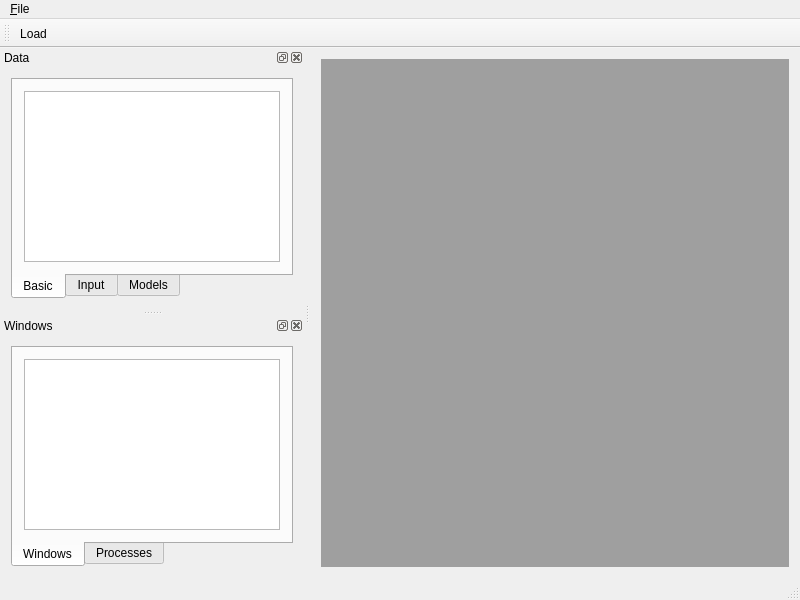
<?xml version="1.0" encoding="UTF-8"?>
<ui version="4.0">
 <class>SGMainWindow</class>
 <widget class="QMainWindow" name="SGMainWindow">
  <property name="geometry">
   <rect>
    <x>0</x>
    <y>0</y>
    <width>800</width>
    <height>600</height>
   </rect>
  </property>
  <property name="windowTitle">
   <string>SGMainWindow</string>
  </property>
  <widget class="QWidget" name="m_centralWidget">
   <layout class="QGridLayout" name="gridLayout">
    <item row="0" column="0">
     <widget class="QMdiArea" name="m_mdiArea"/>
    </item>
   </layout>
  </widget>
  <widget class="QMenuBar" name="m_menuBar">
   <property name="geometry">
    <rect>
     <x>0</x>
     <y>0</y>
     <width>800</width>
     <height>26</height>
    </rect>
   </property>
   <widget class="QMenu" name="m_menuFile">
    <property name="title">
     <string>&amp;File</string>
    </property>
    <addaction name="m_actionLoad"/>
   </widget>
   <addaction name="m_menuFile"/>
  </widget>
  <widget class="QStatusBar" name="m_statusBar"/>
  <widget class="QDockWidget" name="m_dockDataWidget">
   <property name="windowTitle">
    <string>Data</string>
   </property>
   <attribute name="dockWidgetArea">
    <number>1</number>
   </attribute>
   <widget class="QWidget" name="m_dockDataWidgetContents">
    <layout class="QGridLayout" name="gridLayout_2">
     <item row="0" column="0">
      <widget class="QTabWidget" name="m_tabDataWidget">
       <property name="tabPosition">
        <enum>QTabWidget::South</enum>
       </property>
       <property name="currentIndex">
        <number>0</number>
       </property>
       <widget class="QWidget" name="m_tabBasic">
        <attribute name="title">
         <string>Basic</string>
        </attribute>
        <layout class="QGridLayout" name="gridLayout_8">
         <item row="0" column="0">
          <widget class="QTreeWidget" name="m_treeWidgetBasic">
           <property name="frameShape">
            <enum>QFrame::StyledPanel</enum>
           </property>
           <attribute name="headerVisible">
            <bool>false</bool>
           </attribute>
           <column>
            <property name="text">
             <string notr="true">1</string>
            </property>
           </column>
          </widget>
         </item>
        </layout>
       </widget>
       <widget class="QWidget" name="m_tabInput">
        <attribute name="title">
         <string>Input</string>
        </attribute>
        <layout class="QGridLayout" name="gridLayout_4">
         <item row="0" column="0">
          <widget class="QTreeWidget" name="m_treeWidgetInput">
           <attribute name="headerVisible">
            <bool>false</bool>
           </attribute>
           <column>
            <property name="text">
             <string notr="true">1</string>
            </property>
           </column>
          </widget>
         </item>
        </layout>
       </widget>
       <widget class="QWidget" name="m_tabModels">
        <attribute name="title">
         <string>Models</string>
        </attribute>
        <layout class="QGridLayout" name="gridLayout_5">
         <item row="0" column="0">
          <widget class="QTreeWidget" name="m_treeWidgetModels">
           <attribute name="headerVisible">
            <bool>false</bool>
           </attribute>
           <column>
            <property name="text">
             <string notr="true">1</string>
            </property>
           </column>
          </widget>
         </item>
        </layout>
       </widget>
      </widget>
     </item>
    </layout>
   </widget>
  </widget>
  <widget class="QDockWidget" name="m_dockWindowWidget">
   <property name="windowTitle">
    <string>Windows</string>
   </property>
   <attribute name="dockWidgetArea">
    <number>1</number>
   </attribute>
   <widget class="QWidget" name="m_dockWindowWidgetContents">
    <layout class="QGridLayout" name="gridLayout_3">
     <item row="0" column="0">
      <widget class="QTabWidget" name="m_tabWindowWidget">
       <property name="tabPosition">
        <enum>QTabWidget::South</enum>
       </property>
       <property name="currentIndex">
        <number>0</number>
       </property>
       <widget class="QWidget" name="m_tabWindows">
        <attribute name="title">
         <string>Windows</string>
        </attribute>
        <layout class="QGridLayout" name="gridLayout_6">
         <item row="0" column="0">
          <widget class="QTreeWidget" name="m_treeWidgetWindows">
           <attribute name="headerVisible">
            <bool>false</bool>
           </attribute>
           <column>
            <property name="text">
             <string notr="true">1</string>
            </property>
           </column>
          </widget>
         </item>
        </layout>
       </widget>
       <widget class="QWidget" name="m_tabProcesses">
        <attribute name="title">
         <string>Processes</string>
        </attribute>
        <layout class="QGridLayout" name="gridLayout_7">
         <item row="0" column="0">
          <widget class="QTreeWidget" name="m_treeWidgetProcesses">
           <attribute name="headerVisible">
            <bool>false</bool>
           </attribute>
           <column>
            <property name="text">
             <string notr="true">1</string>
            </property>
           </column>
          </widget>
         </item>
        </layout>
       </widget>
      </widget>
     </item>
    </layout>
   </widget>
  </widget>
  <widget class="QToolBar" name="m_toolBar">
   <property name="windowTitle">
    <string>toolBar</string>
   </property>
   <attribute name="toolBarArea">
    <enum>TopToolBarArea</enum>
   </attribute>
   <attribute name="toolBarBreak">
    <bool>false</bool>
   </attribute>
   <addaction name="m_actionLoad"/>
  </widget>
  <action name="m_actionLoad">
   <property name="icon">
    <iconset resource="ShaderGUI.qrc">
     <normaloff>:/load</normaloff>:/load</iconset>
   </property>
   <property name="text">
    <string>&amp;Load</string>
   </property>
  </action>
 </widget>
 <layoutdefault spacing="6" margin="11"/>
 <resources>
  <include location="ShaderGUI.qrc"/>
 </resources>
 <connections/>
</ui>
